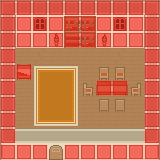

A level layout from a 2D game, rendered from its tile map. Below: a short description, then the map file with its tile-grid data intact:
An orthogonal 10x10 tile map with 16x16 px tiles, 5 tile layers (Ground, Ground, Ground, Over, ...), 2 tilesets and 1 object (WARP).

<map version="1.0" tiledversion="1.1.6" orientation="orthogonal" renderorder="right-up" width="10" height="10" tilewidth="16" tileheight="16" infinite="0" nextobjectid="2">
 <tileset firstgid="1" source="../tilesets/roguelike.tsx" />
 <tileset firstgid="1768" source="../tilesets/collision.tsx" />
 <layer name="Ground" width="10" height="10">
  <data encoding="csv">
701,699,699,699,699,699,699,699,699,702,
757,1273,1273,1273,1273,1273,1273,1273,1273,757,
757,1330,1330,1330,1330,1330,1330,1330,1330,757,
757,124,181,124,124,124,124,181,124,757,
757,124,124,124,124,124,124,124,124,757,
757,124,124,124,124,124,181,124,124,757,
757,124,124,181,124,124,124,124,124,757,
757,124,124,124,124,124,124,124,124,757,
758,0,0,0,0,0,0,0,0,759,
1329,1330,1330,1330,1330,1330,1330,1330,1330,1331
</data>
 </layer>
 <layer name="Ground" width="10" height="10">
  <data encoding="csv">
0,0,0,0,0,0,0,0,0,0,
0,0,157,0,730,735,0,157,0,0,
0,0,0,474,787,735,475,0,0,0,
0,0,0,0,0,0,0,0,0,0,
0,186,1094,1095,1096,0,134,134,0,0,
0,0,1151,1152,1153,136,198,313,137,0,
0,0,1151,1152,1153,0,135,135,0,0,
0,0,1208,1209,1210,0,0,0,0,0,
0,0,0,0,0,0,0,0,0,0,
0,0,0,33,0,0,0,0,0,0
</data>
 </layer>
 <layer name="Ground" width="10" height="10">
  <data encoding="csv">
0,0,0,0,0,0,0,0,0,0,
0,0,0,0,0,0,0,0,0,0,
0,0,0,0,0,0,0,0,0,0,
0,0,0,0,0,0,0,0,0,0,
0,0,0,0,0,0,0,0,0,0,
0,0,0,0,0,0,0,0,0,0,
0,0,0,0,0,0,0,0,0,0,
0,0,0,0,0,0,0,0,0,0,
0,0,0,0,0,0,0,0,0,0,
0,0,0,0,0,0,0,0,0,0
</data>
 </layer>
 <layer name="Over" width="10" height="10">
  <data encoding="csv">
0,0,0,0,0,0,0,0,0,0,
0,0,0,0,0,0,0,0,0,0,
0,0,0,0,0,0,0,0,0,0,
0,0,0,0,0,0,0,0,0,0,
0,0,0,0,0,0,0,0,0,0,
0,0,0,0,0,0,0,0,0,0,
0,0,0,0,0,0,0,0,0,0,
0,0,0,0,0,0,0,0,0,0,
0,699,699,699,699,699,699,699,699,0,
0,0,0,0,0,0,0,0,0,0
</data>
 </layer>
 <layer name="Collision" width="10" height="10">
  <data encoding="csv">
1769,1769,1769,1769,1769,1769,1769,1769,1769,1769,
1769,1769,1769,1769,1769,1769,1769,1769,1769,1769,
1769,1769,1769,1769,1769,1769,1769,1769,1769,1769,
1769,0,0,0,0,0,0,0,0,1769,
1769,1769,0,0,0,0,1768,1768,0,1769,
1769,0,0,0,0,1768,1769,1769,1768,1769,
1769,0,0,0,0,0,1768,1768,0,1769,
1769,0,0,0,0,0,0,0,0,1769,
1769,0,0,0,0,0,0,0,0,1769,
1769,1769,1769,0,1769,1769,1769,1769,1769,1769
</data>
 </layer>
 <objectgroup name="Objects">
  <object id="1" name="ToWorld" type="WARP" x="48" y="144.667" width="15.6667" height="16">
   <properties>
    <property name="DEST_MAP" value="start" />
    <property name="DEST_X" type="int" value="66" />
    <property name="DEST_Y" type="int" value="53" />
   </properties>
  </object>
 </objectgroup>
</map>